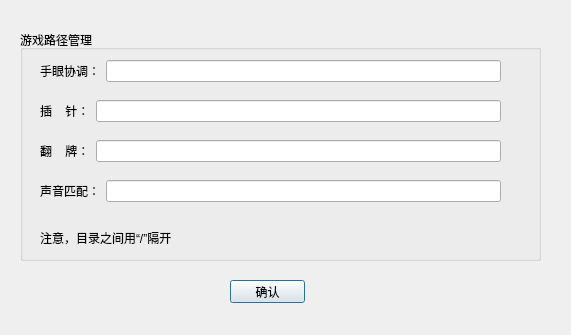
<?xml version="1.0" encoding="UTF-8"?>
<ui version="4.0">
 <class>manageDialog</class>
 <widget class="QDialog" name="manageDialog">
  <property name="geometry">
   <rect>
    <x>0</x>
    <y>0</y>
    <width>571</width>
    <height>335</height>
   </rect>
  </property>
  <property name="windowTitle">
   <string>游戏路径管理</string>
  </property>
  <widget class="QGroupBox" name="groupBox">
   <property name="geometry">
    <rect>
     <x>20</x>
     <y>30</y>
     <width>521</width>
     <height>231</height>
    </rect>
   </property>
   <property name="title">
    <string>游戏路径管理</string>
   </property>
   <widget class="QWidget" name="">
    <property name="geometry">
     <rect>
      <x>20</x>
      <y>30</y>
      <width>461</width>
      <height>22</height>
     </rect>
    </property>
    <layout class="QHBoxLayout" name="horizontalLayout">
     <item>
      <widget class="QLabel" name="label">
       <property name="text">
        <string>手眼协调：</string>
       </property>
      </widget>
     </item>
     <item>
      <widget class="QLineEdit" name="lineEdit"/>
     </item>
    </layout>
   </widget>
   <widget class="QWidget" name="">
    <property name="geometry">
     <rect>
      <x>20</x>
      <y>70</y>
      <width>461</width>
      <height>22</height>
     </rect>
    </property>
    <layout class="QHBoxLayout" name="horizontalLayout_2">
     <item>
      <widget class="QLabel" name="label_2">
       <property name="text">
        <string>插    针：</string>
       </property>
      </widget>
     </item>
     <item>
      <widget class="QLineEdit" name="lineEdit_2"/>
     </item>
    </layout>
   </widget>
   <widget class="QWidget" name="">
    <property name="geometry">
     <rect>
      <x>20</x>
      <y>110</y>
      <width>461</width>
      <height>22</height>
     </rect>
    </property>
    <layout class="QHBoxLayout" name="horizontalLayout_3">
     <item>
      <widget class="QLabel" name="label_3">
       <property name="text">
        <string>翻    牌：</string>
       </property>
      </widget>
     </item>
     <item>
      <widget class="QLineEdit" name="lineEdit_3"/>
     </item>
    </layout>
   </widget>
   <widget class="QWidget" name="">
    <property name="geometry">
     <rect>
      <x>20</x>
      <y>150</y>
      <width>461</width>
      <height>22</height>
     </rect>
    </property>
    <layout class="QHBoxLayout" name="horizontalLayout_4">
     <item>
      <widget class="QLabel" name="label_4">
       <property name="text">
        <string>声音匹配：</string>
       </property>
      </widget>
     </item>
     <item>
      <widget class="QLineEdit" name="lineEdit_4"/>
     </item>
    </layout>
   </widget>
   <widget class="QLabel" name="label_5">
    <property name="geometry">
     <rect>
      <x>20</x>
      <y>200</y>
      <width>171</width>
      <height>16</height>
     </rect>
    </property>
    <property name="text">
     <string>注意，目录之间用“/”隔开</string>
    </property>
   </widget>
  </widget>
  <widget class="QPushButton" name="pushButton">
   <property name="geometry">
    <rect>
     <x>230</x>
     <y>280</y>
     <width>75</width>
     <height>23</height>
    </rect>
   </property>
   <property name="text">
    <string>确认</string>
   </property>
  </widget>
 </widget>
 <resources/>
 <connections/>
</ui>
